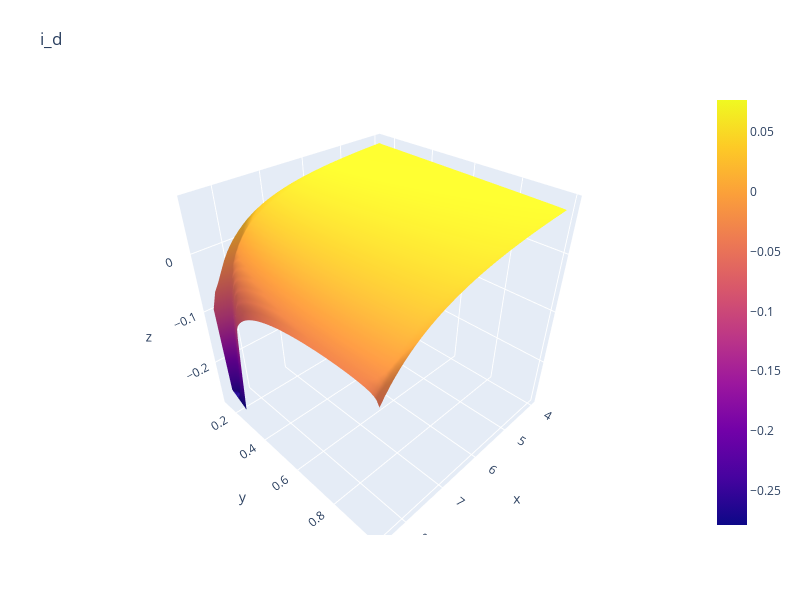

The notebook cell saved with this chart:
### Code cell
ii = -1
fig = go.Figure(data=[go.Surface(z=check["i_d"][:, :, ii], x=check["K_mat"][:,:,ii], y=check["R_mat"][:,:,ii])])
fig.update_layout(title='i_d', autosize=False,
                  width=800, height=600,
                  margin=dict(l=65, r=50, b=65, t=90))
fig.show()

### Figure 1 — Plotly figure (JSON) as saved in the notebook; plotly's stock layout.template omitted (floating-point values rounded to 4 significant figures; data arrays with more than 128 entries replaced by an {"elided": "..."} marker saying what was removed)
{"data": [{"type": "surface", "x": {"elided": "46x86 float values"}, "y": {"elided": "46x86 float values"}, "z": {"elided": "46x86 float values"}}], "layout": {"autosize": false, "height": 600, "margin": {"b": 65, "l": 65, "r": 50, "t": 90}, "title": {"text": "i_d"}, "width": 800}}
